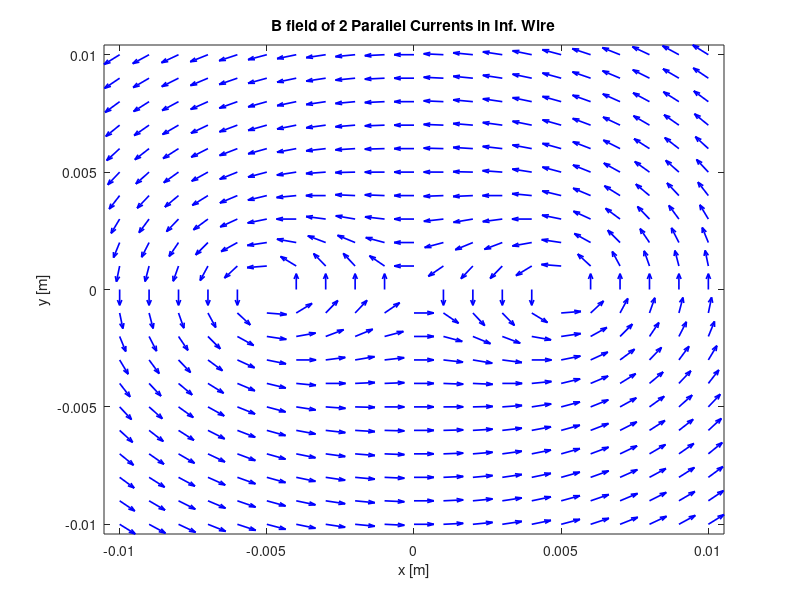
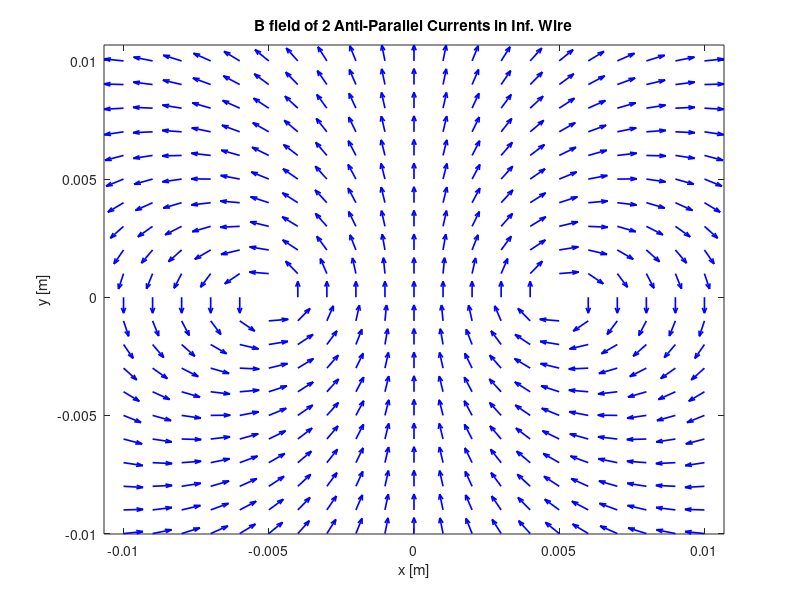

The MATLAB source for these figures, in order:
% ECE332 lab1 part 2

clc
close all
clear all

N = 401;                                % 401 points per axis
I = 10;
dist = 0.01;
mu = 4*pi*1e-7;

x = linspace(-0.01,0.01,N);               % N points for X
y = linspace(-0.01,0.01,N);               % N points for y
[X,Y] = meshgrid(x,y);                  % create 2D coordinate space

wireX = [-dist/2 dist/2];            % X-coordinates of wires 1 and 2
wireY = [0 0];                       % Y-coordinates of wires 1 and 2


% YOUR CODE GOES HERE. PROVIDE A 401x401 MATRIX FOR EACH OF SETS, X AND Y 
% VECTORS OF THE B-FIELD, CALLED 'Bx' AND 'By'. THE BELOW CODE WILL
% SCALE IT TO MAKE FOR A NICE QUIVER PLOT. COMMENT ON WHAT THESE SNIPPETS
% ARE DOING AND CONSIDER WHY THAT MIGHT BE NECESSARY OR USEFUL IN THE
% SECTION BELOW.


theta1 = atan2(Y,(X+.005));           %theta sets the direction of phi from
theta2 = atan2(Y,(X-.005));           %cylindrical to cartesian coordinates

%Establishing the x and y components from both wires to be used in
%superposition for total B. Note r is replaced with it's cartesian
%equivalent of sqrt(x^2 + y^2) and reference of wires (the +/- .005 is also
%taken into account wrt the origin.

B1x = -(mu*I./(2*pi*sqrt((X+.005).^2 + Y.^2))).*sin(theta1);
B2x = -(mu*I./(2*pi*sqrt((X-.005).^2 + Y.^2))).*sin(theta2);

B1y = (mu*I./(2*pi*sqrt((X+.005).^2 + Y.^2))).*cos(theta1);
B2y = (mu*I./(2*pi*sqrt((X-.005).^2 + Y.^2))).*cos(theta2);

Bx = B1x + B2x;
By = B1y + B2y;

index1 = 1 : 20 : N;
index2 = index1;
          
p1 = 1.*X(index1, index2); 
p2 = 1.*Y(index1, index2);

Bscale = sqrt(Bx(index1,index2).^2 + By(index1,index2).^2);     
scale = 0.00001;
Bscale(Bscale < scale)= scale; 

p3 = 1e3.*Bx(index1, index2)./Bscale;
p4 = 1e3.*By(index1, index2)./Bscale;

figure(2)
f1=quiver(p1,p2,p3,p4,'autoscalefactor',0.5);
set(f1,'color',[0 0 1],'linewidth',1.2)
axis tight
title('B field of 2 Parallel Currents in Inf. Wire')
xlabel('x [m]')
ylabel('y [m]')

% Same deal but for opp. currents, chose wire 2 to be I = -10A (-z direction)

theta1 = atan2(Y,(X+.005));
theta2 = atan2(Y,(X-.005));

B1x = -(mu*I./(2*pi*sqrt((X+.005).^2 + Y.^2))).*sin(theta1);
B2x = -(mu*-I./(2*pi*sqrt((X-.005).^2 + Y.^2))).*sin(theta2);

B1y = (mu*I./(2*pi*sqrt((X+.005).^2 + Y.^2))).*cos(theta1);
B2y = (mu*-I./(2*pi*sqrt((X-.005).^2 + Y.^2))).*cos(theta2);

Bx = B1x + B2x;
By = B1y + B2y;

index1 = 1 : 20 : N;
index2 = index1;
          
p1 = 1.*X(index1, index2); 
p2 = 1.*Y(index1, index2);

Bscale = sqrt(Bx(index1,index2).^2 + By(index1,index2).^2);     
scale = 0.00001;
Bscale(Bscale < scale)= scale; 

p3 = 1e3.*Bx(index1, index2)./Bscale;
p4 = 1e3.*By(index1, index2)./Bscale;

figure(3)
f1=quiver(p1,p2,p3,p4,'autoscalefactor',0.5);
set(f1,'color',[0 0 1],'linewidth',1.2)
axis tight
title('B field of 2 Anti-Parallel Currents in Inf. Wire')
xlabel('x [m]')
ylabel('y [m]')

% Comments For Part 2
% The two parallel wires are expected to roughly cancel out (1/r distancing
% is seen) in the middle and look like they "couple" on the outside to make 
% one big flowing B vector field pointing in the CCW direction. The two 
% antiparallel wires are expected to look like reflections about the y axis
% as the the -I wire will now "couple" with the the +I wire in the center.

